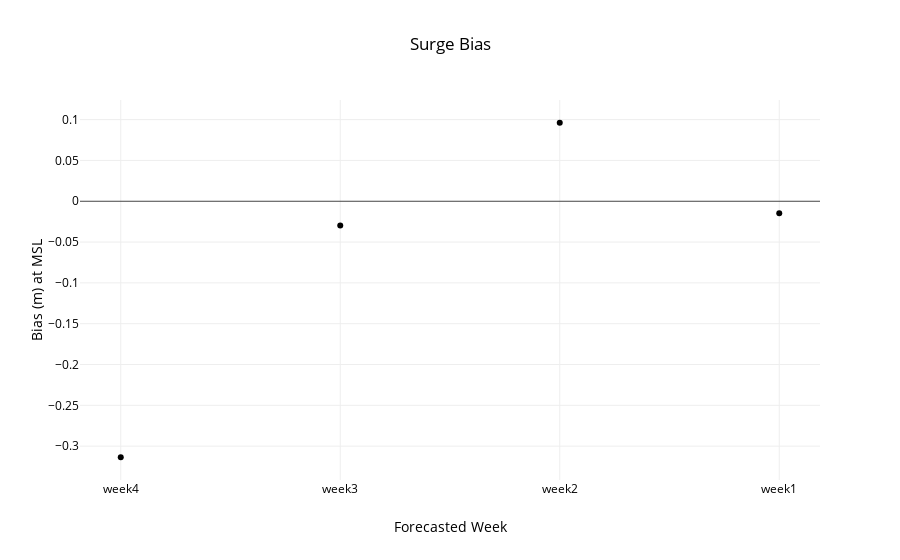

Notebook code for this chart:
### Code cell
week = ['nan','week4','week3','week2','week1']
data = utils.metric(files,week,start,27226)
title,x,y='Surge Bias','Forecasted Week','Bias (m) at MSL'
layout=utils.layout(title,x,y)
fig = go.Figure(data=data, layout=layout)
interactive = iplot(fig)
#po.plot(fig,filename=root_dir+'\\'+'metric.html')

### Figure 1 — Plotly figure (JSON) as saved in the notebook; plotly's stock layout.template omitted (floating-point values rounded to 4 significant figures)
{"data": [{"line": {"color": "rgba(255, 153, 0)"}, "mode": "markers", "type": "scatter", "uid": "b98d4d94-6f65-4d6c-9272-1e1bb3e8c4c7", "x": ["week4", "week3", "week2", "week1"], "y": [-0.3136, -0.0296, 0.09617, -0.01455]}], "layout": {"autosize": true, "font": {"color": "rgb(0, 0, 0)"}, "legend": {"orientation": "h"}, "paper_bgcolor": "rgb(255,255,255)", "plot_bgcolor": "rgb(255,255,255)", "title": "Surge Bias", "xaxis": {"autorange": true, "range": [-0.1812, 3.181], "title": "Forecasted Week", "type": "category"}, "yaxis": {"autorange": true, "range": [-0.3436, 0.1262], "title": "Bias (m) at MSL", "type": "linear"}}}
